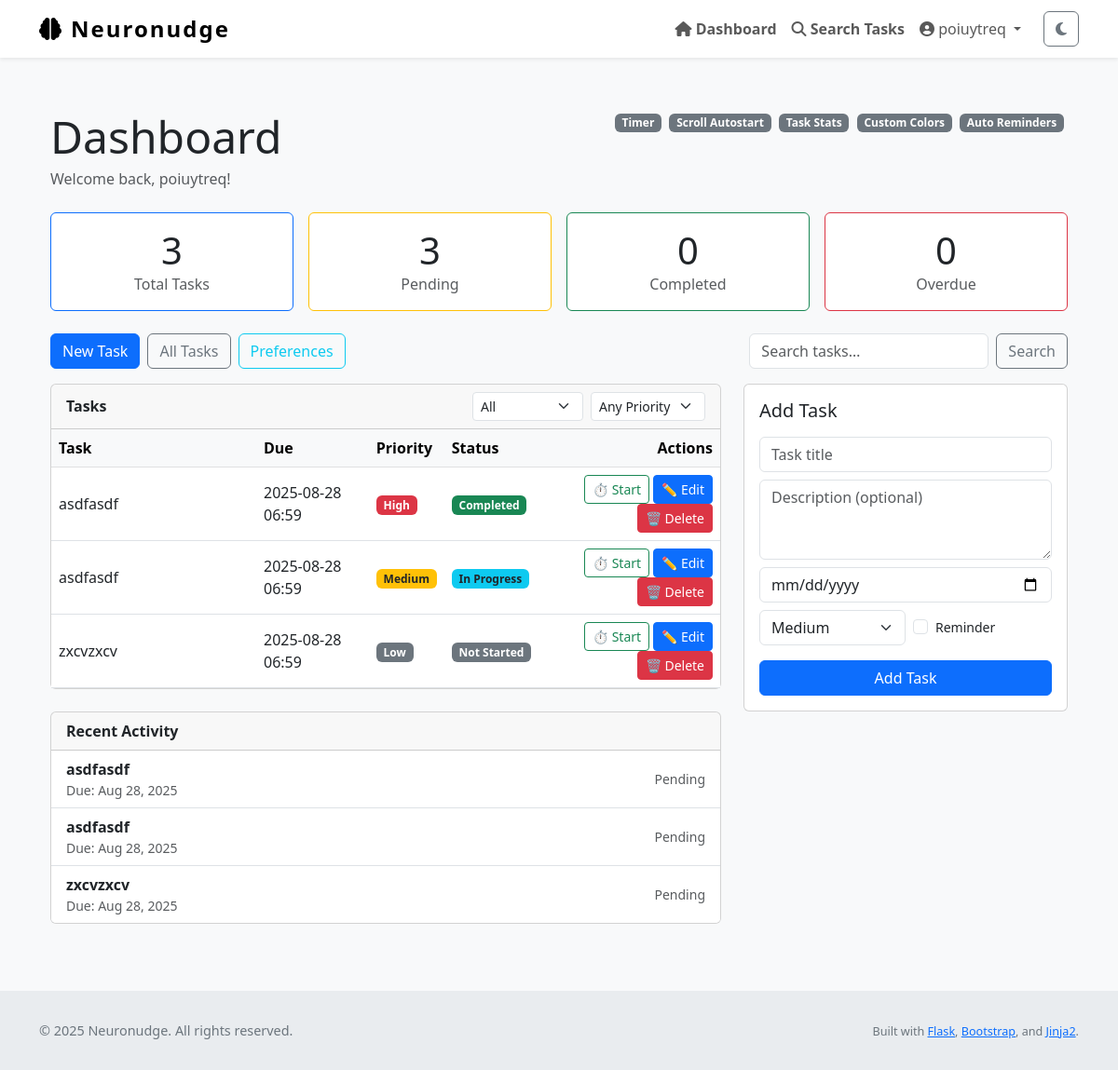
The app's page /dashboard (signed in) with its own data.
### Neuronudge/models.py (models this page shows, shortened)
class User(UserMixin, db.Model):
    id = db.Column(db.Integer, primary_key=True)
    name = db.Column(db.String(150), nullable=True)                # full name
    username = db.Column(db.String(150), unique=True, nullable=False)
    email = db.Column(db.String(150), unique=True, nullable=False)
    password_hash = db.Column(db.String(256), nullable=False)
    profile_type = db.Column(db.String(50), nullable=False, default='General')
    created_at = db.Column(db.DateTime, default=datetime.utcnow)
    tasks = db.relationship('Task', backref='user', lazy=True)
    logs = db.relationship('ActivityLog', backref='user', lazy=True)
    preferences = db.relationship('OnboardingPreferences', back_populates='user', uselist=False)
    avatar_url = db.Column(db.String(300), default=None)
    registered_on = db.Column(db.DateTime, default=datetime.utcnow)
    dashboard_features = db.Column(JSON, nullable=False, default=[])
    feature_task_timer = db.Column(db.Boolean, default=False)
    feature_task_stats = db.Column(db.Boolean, default=True)
    feature_focus_mode = db.Column(db.Boolean, default=False)
    feature_deadline_tracker = db.Column(db.Boolean, default=False)
    feature_priority_sort = db.Column(db.Boolean, default=False)
    feature_task_export = db.Column(db.Boolean, default=False)
    feature_progress_graphs = db.Column(db.Boolean, default=False)

class Task(db.Model):
    id = db.Column(db.Integer, primary_key=True)
    title = db.Column(db.String(255), nullable=False)
    description = db.Column(db.Text, nullable=False)
    due_date = db.Column(db.DateTime)
    completed = db.Column(db.Boolean, default=False)
    priority = db.Column(db.Integer, default=2)         # 1 = high, 2 = med, 3 = low
    status = db.Column(db.String(20), default='not started')
    reminder_set = db.Column(db.Boolean, default=False)
    created_at = db.Column(db.DateTime, default=datetime.utcnow)
    updated_at = db.Column(db.DateTime, default=datetime.utcnow, onupdate=datetime.utcnow)
    user_id = db.Column(db.Integer, db.ForeignKey('user.id'), nullable=False)

### Neuronudge/views.py (the view)
@main.route('/dashboard')
@login_required
def dashboard():
    page = request.args.get('page', 1, type=int)
    per_page = 10
    filter_status = request.args.get('status', 'all')
    filter_priority = request.args.get('priority', 'all')
    search_term = request.args.get('search', '').strip()
    base_query = Task.query.filter_by(user_id=current_user.id)
    if filter_status == 'completed':
        base_query = base_query.filter_by(completed=True)
    elif filter_status == 'pending':
        base_query = base_query.filter_by(completed=False)
    if filter_priority in ['1', '2', '3']:
        base_query = base_query.filter_by(priority=int(filter_priority))
    if search_term:
        base_query = base_query.filter(Task.title.ilike(f'%{search_term}%'))
    tasks = base_query.all()
    paginated_tasks = base_query.order_by(
        Task.priority.asc(),
        Task.due_date.asc().nulls_last()
    ).paginate(page=page, per_page=per_page)
    total_tasks = Task.query.filter_by(user_id=current_user.id).count()
    pending_tasks = Task.query.filter_by(user_id=current_user.id, completed=False).count()
    completed_tasks = Task.query.filter_by(user_id=current_user.id, completed=True).count()
    overdue_tasks = Task.query.filter(
        Task.user_id == current_user.id,
        Task.completed == False,
        Task.due_date != None,
        Task.due_date < datetime.utcnow()
    ).count()
    task_counts = {
        'total': total_tasks,
        'pending': pending_tasks,
        'completed': completed_tasks,
        'overdue': overdue_tasks
    }
    task_form = TaskForm()
    recent_tasks = Task.query.filter_by(user_id=current_user.id).order_by(
        Task.priority.asc(),
        Task.due_date.asc().nulls_last()
    ).limit(10).all()
    onboarding = OnboardingPreferences.query.filter_by(user_id=current_user.id).first()
    profile_type = getattr(current_user, "profile_type", "general").lower()
    if profile_type == "dyslexia":
        dashboard_template = "dashboard_dyslexia.html"
    elif profile_type == "adhd":
        dashboard_template = "dashboard_adhd.html"
    elif profile_type == "custom":
        dashboard_template = "dashboard_customized.html"
    else:
        dashboard_template = "dashboard.html"
    return render_template(
        dashboard_template,
        tasks=tasks,
        recent_tasks=recent_tasks,
        onboarding=onboarding,
        filter_status=filter_status,
        filter_priority=filter_priority,
        search_term=search_term,
        task_counts=task_counts,
        task_form=task_form,
        pytz=pytz,
        paginated_tasks=paginated_tasks,
        features=current_user.dashboard_features or []
    )

### Neuronudge/templates/dashboard_customized.html (shortened to what this page needs)
{% extends "layout.html" %}
{% block content %}
<div class="container py-4">
  <div class="d-flex justify-content-between align-items-start mb-4">
    <div>
      <h1 class="display-5 mb-1">Dashboard</h1>
      <p class="text-muted mb-0">Welcome back, {{ current_user.name or current_user.username }}!</p>
    </div>
    <div class="d-none d-md-block">
      {% for f in features %}
        <span class="badge bg-secondary me-1 text-capitalize">{{ f.replace('_',' ') }}</span>
      {% endfor %}
    </div>
  </div>
  <div class="row g-3 mb-4">
    <div class="col-12 col-md-3">
      <div class="card h-100 border-primary">
        <div class="card-body text-center">
          <div class="h1 mb-0">{{ task_counts.total }}</div>
          <div class="text-muted">Total Tasks</div>
        </div>
      </div>
    </div>
    <div class="col-12 col-md-3">
      <div class="card h-100 border-warning">
        <div class="card-body text-center">
          <div class="h1 mb-0">{{ task_counts.pending }}</div>
          <div class="text-muted">Pending</div>
        </div>
      </div>
    </div>
    <div class="col-12 col-md-3">
      <div class="card h-100 border-success">
        <div class="card-body text-center">
          <div class="h1 mb-0">{{ task_counts.completed }}</div>
          <div class="text-muted">Completed</div>
        </div>
      </div>
    </div>
    <div class="col-12 col-md-3">
      <div class="card h-100 border-danger">
        <div class="card-body text-center">
          <div class="h1 mb-0">{{ task_counts.overdue }}</div>
          <div class="text-muted">Overdue</div>
        </div>
      </div>
    </div>
  </div>
  <div class="mb-3 d-flex flex-wrap gap-2 align-items-center">
    <button class="btn btn-primary" data-bs-toggle="modal" data-bs-target="#newTaskModal">
       New Task
    </button>
    <a href="{{ url_for('main.task_list') }}" class="btn btn-outline-secondary">
       All Tasks
    </a>
    <a href="{{ url_for('main.onboarding') }}" class="btn btn-outline-info">
       Preferences
    </a>
    <div class="ms-auto d-flex flex-wrap gap-2">
      <form class="d-flex" method="get" action="{{ url_for('main.dashboard_customized') }}">
        <input name="q" value="{{ search_term or '' }}" class="form-control" placeholder="Search tasks…">
        <button class="btn btn-outline-secondary ms-2">Search</button>
      </form>
    </div>
  </div>
  <div class="row">
    <div class="col-12 col-lg-8">
      <div class="card mb-4">
        <div class="card-header d-flex align-items-center justify-content-between">
          <strong>Tasks</strong>
          <div class="d-flex align-items-center gap-2">
            <select id="clientFilterStatus" class="form-select form-select-sm" style="width:auto">
              <option value="">All</option>
            </select>
            <select id="clientFilterPriority" class="form-select form-select-sm" style="width:auto">
              <option value="">Any Priority</option>
            </select>
          </div>
        </div>
        <div class="card-body p-0">
          <div class="table-responsive">
            <table class="table mb-0 align-middle">
              <thead class="table-light">
                <tr>
                  <th style="min-width:220px">Task</th>
                  <th>Due</th>
                  <th>Priority</th>
                  <th>Status</th>
                  <th class="text-end">Actions</th>
                </tr>
              </thead>
              <tbody>
                {% for task in paginated_tasks.items %}
                <tr>
                  <td>{{ task.title }}</td>
                  <td>{{ task.due_date.strftime('%Y-%m-%d %H:%M') if task.due_date else 'No due date' }}</td>
                  <td>
                    {% if task.priority == 1 %}
                      <span class="badge bg-danger">High</span>
                    {% elif task.priority == 2 %}
                      <span class="badge bg-warning text-dark">Medium</span>
                    {% elif task.priority == 3 %}
                      <span class="badge bg-secondary">Low</span>
                    {% else %}
                      <span class="badge bg-secondary">—</span>
                    {% endif %}
                  </td>
                  <td>
                    {% if task.status == 'completed' %}
                        <span class="badge bg-success">Completed</span>
                    {% elif task.status == 'in progress' %}
                        <span class="badge bg-info text-dark">In Progress</span>
                    {% elif task.status == 'not started' %}
                        <span class="badge bg-secondary">Not Started</span>
                    {% elif task.status == 'overdue' %}
                        <span class="badge bg-danger">Overdue</span>
                    {% else %}
                        <span class="badge bg-secondary">{{ task.status }}</span>
                    {% endif %}
                  </td>
                  <td class="text-end">
                    <button class="btn btn-sm btn-outline-success scroll-to-timer" data-task-id="{{ task.id }}" data-task-title="{{ task.title }}">
                      ⏱ Start
                    </button>
                    <a href="{{ url_for('main.edit_task', id=task.id) }}" class="btn btn-sm btn-primary">✏️ Edit</a>
                    <button class="btn btn-sm btn-danger delete-task-btn" data-task-id="{{ task.id }}" data-bs-toggle="modal" data-bs-target="#deleteTaskModal">🗑️ Delete</button>
                  </td>
                </tr>
                {% endfor %}
              </tbody>
            </table>
          </div>
        </div>
      </div>
      <div class="card mb-4">
        <div class="card-header"><strong>Recent Activity</strong></div>
        <ul class="list-group list-group-flush">
          {% for t in recent_tasks %}
          <li class="list-group-item d-flex justify-content-between align-items-center">
            <div>
              <strong>{{ t.title }}</strong>
              <div class="small text-muted">Due: {% if t.due_date %}{{ t.due_date.strftime('%b %d, %Y') }}{% else %}—{% endif %}</div>
            </div>
            <div class="text-end small">
              {% if t.completed %}
                <span class="text-success">Completed</span>
              {% else %}
                <span class="text-muted">Pending</span>
              {% endif %}
            </div>
          </li>
          {% else %}
          <li class="list-group-item text-muted">No recent activity</li>
          {% endfor %}
        </ul>
      </div>
    </div>
    <div class="col-12 col-lg-4">
      <div class="card mb-3">
        <div class="card-body">
          <h5 class="card-title mb-3">Add Task</h5>
          <form method="post" action="{{ url_for('main.dashboard_customized') }}">
            <div class="mb-2">
              {{ task_form.title(class="form-control", placeholder="Task title") }}
            </div>
            <div class="mb-2">
              {{ task_form.description(class="form-control", placeholder="Description (optional)", rows="3") }}
            </div>
            <div class="mb-2">
              {{ task_form.due_date(class="form-control") }}
            </div>
            <div class="mb-2 d-flex gap-2 align-items-center">
              {{ task_form.priority(class="form-select w-50") }}
              <div class="form-check">
                {{ task_form.reminder_set(class="form-check-input", id="remSetInline") }}
                <label class="form-check-label small" for="remSetInline">Reminder</label>
              </div>
            </div>
            <button type="submit" class="btn btn-primary w-100 mt-2">
               Add Task
            </button>
          </form>
        </div>
      </div>
    </div>
  </div>
</div>
{% endblock %}

### Neuronudge/templates/layout.html (shortened to what this page needs)
<!DOCTYPE html>
<html lang="en" class="h-100" data-theme="light">
<head>
    <link href="https://cdn.jsdelivr.net/npm/bootstrap@5.3.0/dist/css/bootstrap.min.css" rel="stylesheet" />
    <link href="https://cdnjs.cloudflare.com/ajax/libs/font-awesome/6.4.0/css/all.min.css" rel="stylesheet" />
    <link rel="stylesheet" href="{{ url_for('static', filename='style.css') }}" />
</head>
<body class="d-flex flex-column h-100" role="document" aria-live="polite" aria-busy="false" aria-label="Neuronudge main document">
<nav class="navbar navbar-expand-lg navbar-light fixed-top bg-white shadow-sm" role="navigation" aria-label="Main navigation">
    <div class="container">
        <a class="navbar-brand d-flex align-items-center" href="{{ url_for('main.home') }}" aria-label="Neuronudge homepage">
            <i class="fa-solid fa-brain me-2" aria-hidden="true"></i> Neuronudge
        </a>
        <div class="collapse navbar-collapse" id="navbarNav">
            <ul class="navbar-nav ms-auto align-items-center" role="menubar">
                {% if current_user.is_authenticated %}
                    <li class="nav-item" role="none">
                        <a class="nav-link fw-semibold" href="{{ url_for('main.dashboard') }}" role="menuitem">
                            <i class="fa-solid fa-house"></i> Dashboard
                        </a>
                    </li>
                    <li class="nav-item" role="none">
                        <a class="nav-link fw-semibold" href="{{ url_for('main.task_search') }}" role="menuitem">
                            <i class="fa-solid fa-magnifying-glass"></i> Search Tasks
                        </a>
                    </li>
                    <li class="nav-item dropdown" role="none">
                        <a class="nav-link dropdown-toggle" href="#" id="profileDropdown" role="button"
                           data-bs-toggle="dropdown" aria-expanded="false" aria-haspopup="true" aria-controls="profileDropdownMenu">
                            <i class="fa-solid fa-user-circle"></i> {{ current_user.name or current_user.email }}
                        </a>
                    </li>
                    <li class="nav-item" role="none">
                        <button id="darkModeToggle" class="btn btn-outline-secondary ms-3" aria-pressed="false" aria-label="Toggle dark mode">
                            <i class="fa-solid fa-moon"></i>
                        </button>
                    </li>
                {% endif %}
            </ul>
        </div>
    </div>
</nav>
<div class="flash-message container position-fixed top-0 end-0 p-3" role="region" aria-live="assertive" aria-atomic="true">
</div>
<main role="main" class="container flex-grow-1 my-4" tabindex="-1">
    {% block content %}{% endblock %}
</main>
<footer class="footer mt-auto" role="contentinfo">
    <div class="container d-flex flex-column flex-md-row justify-content-between align-items-center">
        <p class="mb-2 mb-md-0">&copy; {{ current_year if current_year else "2025" }} Neuronudge. All rights reserved.</p>
        <p class="mb-0">
            <small>
                Built with
                <a href="https://flask.palletsprojects.com/" target="_blank" rel="noopener noreferrer">Flask</a>,
                <a href="https://getbootstrap.com/" target="_blank" rel="noopener noreferrer">Bootstrap</a>,
                and
                <a href="https://jinja.palletsprojects.com/" target="_blank" rel="noopener noreferrer">Jinja2</a>.
            </small>
        </p>
    </div>
</footer>
</body>
</html>

### records on screen
User: name "poiuytreq"
Task: title "asdfasdf", due_date "2025-08-28 06:59", priority "High", status "Completed", due_date "Aug 28, 2025", completed "Pending"
Task: title "asdfasdf", due_date "2025-08-28 06:59", priority "Medium", status "In Progress", due_date "Aug 28, 2025", completed "Pending"
Task: title "zxcvzxcv", due_date "2025-08-28 06:59", priority "Low", status "Not Started", due_date "Aug 28, 2025", completed "Pending"

### other values on screen
{{ f.replace('_',' ') }} "Timer" "Scroll Autostart" "Task Stats" "Custom Colors" "Auto Reminders"
{{ task_counts.total }} "3"
{{ task_counts.pending }} "3"
{{ task_counts.completed }} "0"
{{ task_counts.overdue }} "0"
{{ current_year if current_year else "2025" }} "2025"
